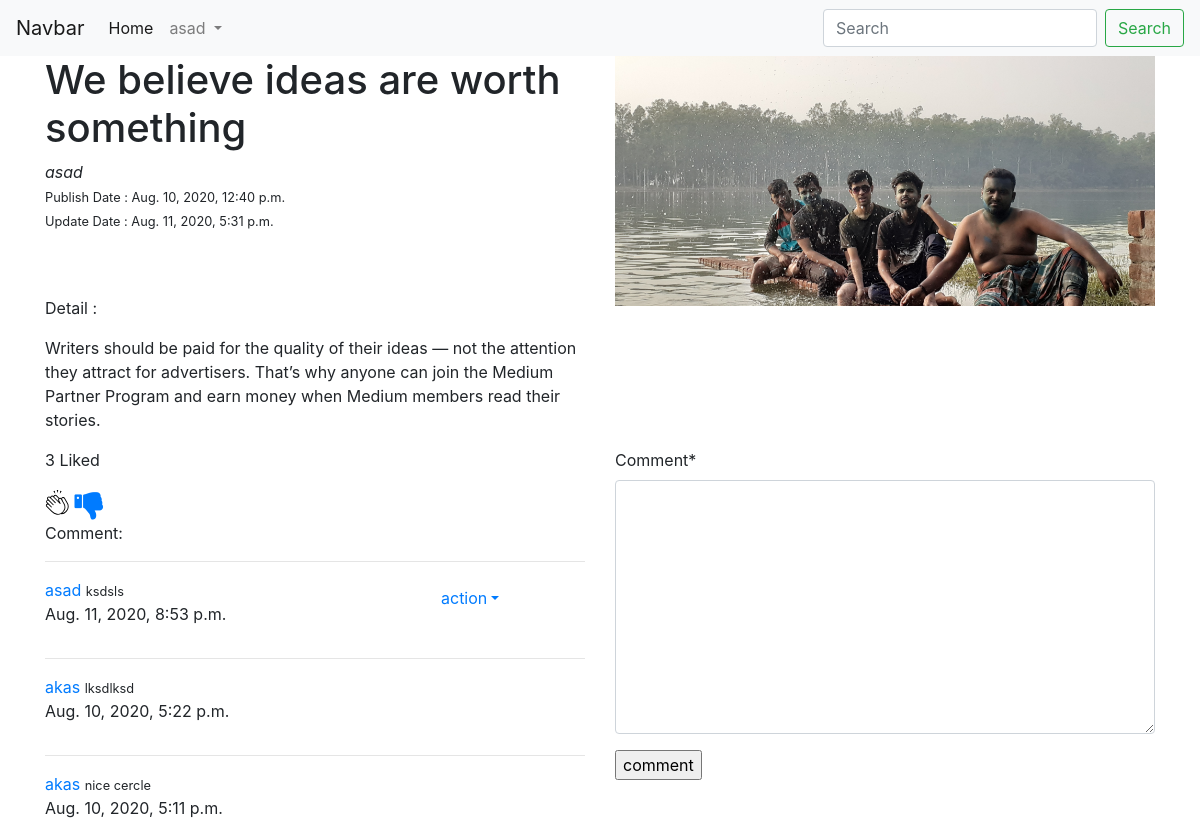
The page /blog/detail/We-believe-ideas-are-worth-something-9695ee8e-3144-4b63-b6a9-16aea58f1ff5/ (signed in) on the database its author committed.
### App_Blog/models.py (models this page shows, shortened)
class Blog(models.Model):
    author=models.ForeignKey(User,related_name='post_author',on_delete=models.CASCADE)
    blog_title=models.CharField(max_length=264,verbose_name='put a title ')
    slug= models.SlugField(max_length=264,unique=True)
    blog_contant=models.TextField(verbose_name='What is your own mind ')
    blog_images=models.ImageField(upload_to='blog_images',verbose_name='Image')
    pub_date=models.DateTimeField(auto_now_add=True)
    update_date=models.DateTimeField(auto_now=True)
    class Meta:
        ordering=['-pub_date']

class Comment(models.Model):
    blog=models.ForeignKey(Blog,on_delete=models.CASCADE,related_name='blog_comment')
    user=models.ForeignKey(User,on_delete=models.CASCADE,related_name='user_comment')
    comment=models.TextField()
    pub_date=models.DateTimeField(auto_now_add=True)
    class Meta:
        ordering=['-pub_date']
    def __str__(self):
        return self.comment

### App_Blog/views.py (the view, shortened to what this page needs)
# urls.py: path('detail/<str:slug>/',views.Detailblockfunc,name='detail_blog'),
@login_required(login_url='/')
def Detailblockfunc(request,slug):
    blog=Blog.objects.get(slug=slug)
    com=Comment.objects.filter(blog=blog)
    all_liked=Liked.objects.filter(blog=blog)
    form=CommentForm()
    return render(request,'App_Blog/blog_detail.html',context={'blog':blog,'form':form,'com':com,'all_liked':len(all_liked)})

### App_Blog/forms.py
class CommentForm(forms.ModelForm):
    class Meta:
        model = Comment
        fields = ('comment',)

### templates/App_Blog/blog_detail.html (shortened to what this page needs)
{% extends 'base.html' %}
{% block body %}
{% load crispy_forms_tags %}
    <div class="container">
        <div class="row">
            <div class="col-md-6">
                <h1>{{ blog.blog_title}}</h1>
                <i>{{ blog.author}}</i><br>
                <small>Publish Date : {{ blog.pub_date}}</small><br>
                <small>Update Date : {{ blog.update_date}}</small>
                <p  class="mt-5 pt-3">Detail : </p>
                <p>{{ blog.blog_contant|linebreaks }}</p>
            </div>
            <div class="col-md-6">
                <img src="/media/{{ blog.blog_images }}" alt="{{blog.blog_title}}" width="100%">
            </div>
        </div>
   <div class="row">
            <div class="col-md-6">
                <p>{{all_liked}} Liked</p>
                <a href="{% url 'Blog:liked' blog.pk %}">
                </a>
                <a href="{% url 'Blog:dislike' blog.pk %}"><i class="fa fa-thumbs-down fa-2x" aria-hidden="true"></i></a>
                <p>Comment:</p>
                     {% for x in com %}
                <hr>
                        <div class="row">
                            <div class="col-md-8">
                                    <a href="">{{ x.user }} </a><small> {{ x }}</small>
                                    <p>{{x.pub_date}}</p>
                            </div>
                                <div class="col-md-4">
                                        {% if x.user == request.user%}
                                            <div class="nav-item dropdown">
                                                    <a class="nav-link dropdown-toggle" href="#" id="navbarDropdown" role="button" data-toggle="dropdown" aria-haspopup="true" aria-expanded="false">action</a>
                                        </div>
                                        {% endif %}
                                </div>
                        </div>
                     {% endfor %}
        </div>
                    <div class="col-md-6">
                        <form action="" method="post">
                            {{form|crispy }}
                            <input type="submit" value="comment">
                        </form>
                    </div>
                </div>
    </div>
{% endblock %}

### templates/base.html (shortened to what this page needs)
<!doctype html>
<html lang="en">
  <head>
    <link rel="stylesheet" href="https://maxcdn.bootstrapcdn.com/bootstrap/4.0.0/css/bootstrap.min.css">
    <link rel="stylesheet" href="https://cdnjs.cloudflare.com/ajax/libs/font-awesome/4.7.0/css/font-awesome.min.css">
  </head>
  <body>
  <nav class="navbar navbar-expand-lg navbar-light bg-light">
  <a class="navbar-brand" href="#">Navbar</a>
  <div class="collapse navbar-collapse" id="navbarSupportedContent">
    <ul class="navbar-nav mr-auto">
      <li class="nav-item active">
        <a class="nav-link" href="{% url 'index' %}">Home</a>
      </li>
      {% if user.is_authenticated %}
      <li class="nav-item dropdown">
        <a class="nav-link dropdown-toggle" href="#" id="navbarDropdown" role="button" data-toggle="dropdown" aria-haspopup="true" aria-expanded="false">
          {{ request.user }}
        </a>
      </li>
      {% endif %}
    </ul>
    <form class="form-inline my-2 my-lg-0">
      <input class="form-control mr-sm-2" type="search" placeholder="Search" aria-label="Search">
      <button class="btn btn-outline-success my-2 my-sm-0" type="submit">Search</button>
    </form>
  </div>
</nav>
{% block body %}
{% endblock %}
  </body>
</html>

### rows shown on the page
Blog: blog_title "We believe ideas are worth something", author "asad", pub_date "Aug. 10, 2020, 12:40 p.m.", update_date "Aug. 11, 2020, 5:31 p.m.", blog_contant "Writers should be paid for the quality of their ideas — not the attention they attract for advertisers. That’s why anyone can join the Medium Partner Program and earn money when Medium members read their stories.", blog_images (picture)
Comment: user "asad", comment "ksdsls", pub_date "Aug. 11, 2020, 8:53 p.m.", shows "action"
Comment: user "akas", comment "lksdlksd", pub_date "Aug. 10, 2020, 5:22 p.m."
Comment: user "akas", comment "nice cercle", pub_date "Aug. 10, 2020, 5:11 p.m."

### other values the page prints
{{ request.user }} "asad"
{{ all_liked }} "3"
